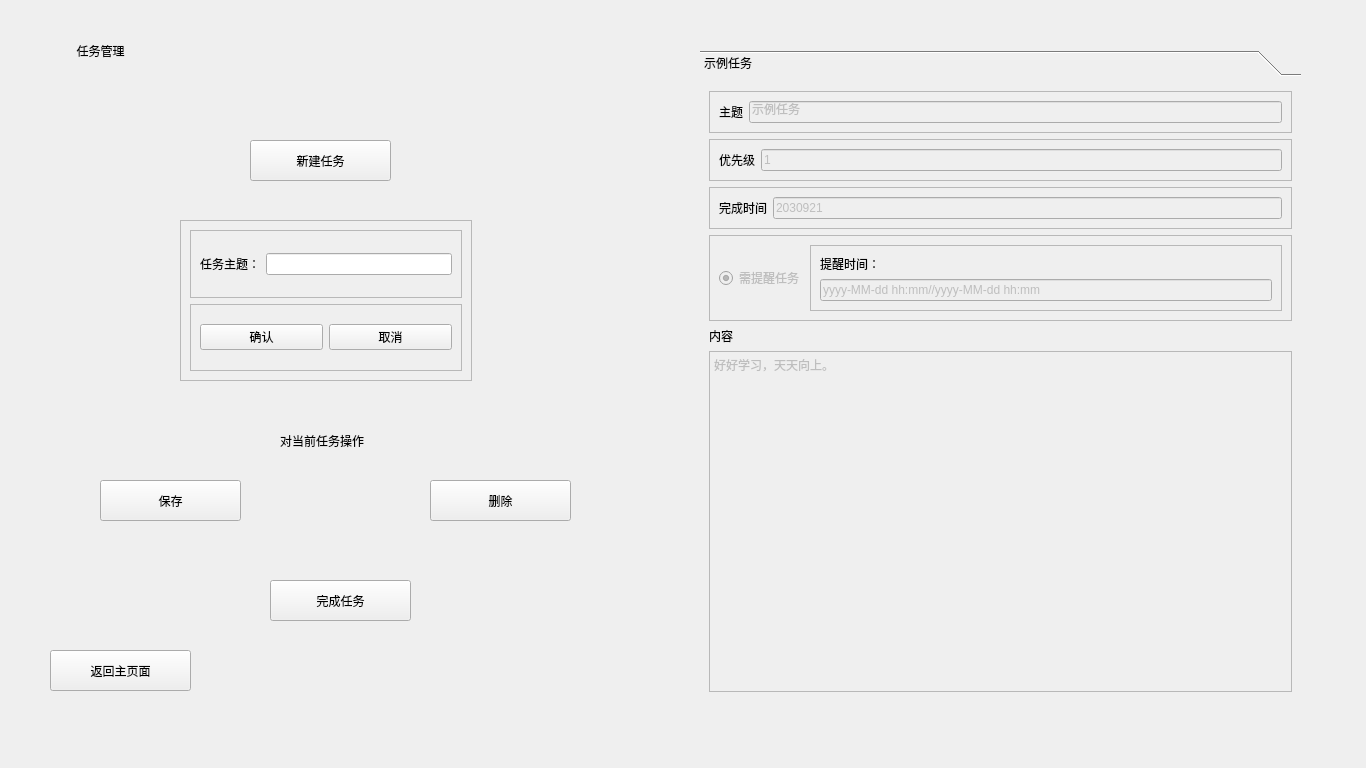
<?xml version="1.0" encoding="UTF-8"?>
<ui version="4.0">
 <class>AutoWindow</class>
 <widget class="QMainWindow" name="AutoWindow">
  <property name="enabled">
   <bool>true</bool>
  </property>
  <property name="geometry">
   <rect>
    <x>0</x>
    <y>0</y>
    <width>1366</width>
    <height>768</height>
   </rect>
  </property>
  <property name="windowTitle">
   <string>用户自定义</string>
  </property>
  <widget class="QWidget" name="centralwidget">
   <property name="styleSheet">
    <string notr="true">#centralwidget{

}</string>
   </property>
   <widget class="QToolBox" name="toolBox">
    <property name="geometry">
     <rect>
      <x>700</x>
      <y>50</y>
      <width>601</width>
      <height>651</height>
     </rect>
    </property>
    <property name="currentIndex">
     <number>0</number>
    </property>
    <widget class="QWidget" name="page">
     <property name="geometry">
      <rect>
       <x>0</x>
       <y>0</y>
       <width>601</width>
       <height>622</height>
      </rect>
     </property>
     <attribute name="label">
      <string>示例任务</string>
     </attribute>
     <layout class="QVBoxLayout" name="verticalLayout_3">
      <item>
       <widget class="QFrame" name="frame_8">
        <property name="frameShape">
         <enum>QFrame::StyledPanel</enum>
        </property>
        <property name="frameShadow">
         <enum>QFrame::Raised</enum>
        </property>
        <layout class="QHBoxLayout" name="horizontalLayout_5">
         <item>
          <widget class="QLabel" name="label_7">
           <property name="text">
            <string>主题</string>
           </property>
          </widget>
         </item>
         <item>
          <widget class="QLineEdit" name="lineEdit_5">
           <property name="enabled">
            <bool>false</bool>
           </property>
           <property name="text">
            <string>示例任务</string>
           </property>
          </widget>
         </item>
        </layout>
       </widget>
      </item>
      <item>
       <widget class="QFrame" name="frame_5">
        <property name="frameShape">
         <enum>QFrame::StyledPanel</enum>
        </property>
        <property name="frameShadow">
         <enum>QFrame::Raised</enum>
        </property>
        <layout class="QHBoxLayout" name="horizontalLayout_3">
         <item>
          <widget class="QLabel" name="label_6">
           <property name="text">
            <string>优先级</string>
           </property>
          </widget>
         </item>
         <item>
          <widget class="QLineEdit" name="lineEdit_2">
           <property name="enabled">
            <bool>false</bool>
           </property>
           <property name="text">
            <string>1</string>
           </property>
          </widget>
         </item>
        </layout>
       </widget>
      </item>
      <item>
       <widget class="QFrame" name="frame_6">
        <property name="frameShape">
         <enum>QFrame::StyledPanel</enum>
        </property>
        <property name="frameShadow">
         <enum>QFrame::Raised</enum>
        </property>
        <layout class="QHBoxLayout" name="horizontalLayout_4">
         <item>
          <widget class="QLabel" name="label_5">
           <property name="text">
            <string>完成时间</string>
           </property>
          </widget>
         </item>
         <item>
          <widget class="QLineEdit" name="lineEdit_3">
           <property name="enabled">
            <bool>false</bool>
           </property>
           <property name="text">
            <string>2030921</string>
           </property>
          </widget>
         </item>
        </layout>
       </widget>
      </item>
      <item>
       <widget class="QFrame" name="frame_7">
        <property name="frameShape">
         <enum>QFrame::StyledPanel</enum>
        </property>
        <property name="frameShadow">
         <enum>QFrame::Raised</enum>
        </property>
        <layout class="QHBoxLayout" name="horizontalLayout_6">
         <item>
          <widget class="QRadioButton" name="radioButton">
           <property name="enabled">
            <bool>false</bool>
           </property>
           <property name="text">
            <string>需提醒任务</string>
           </property>
           <property name="checked">
            <bool>true</bool>
           </property>
          </widget>
         </item>
         <item>
          <widget class="QFrame" name="frame_4">
           <property name="frameShape">
            <enum>QFrame::StyledPanel</enum>
           </property>
           <property name="frameShadow">
            <enum>QFrame::Raised</enum>
           </property>
           <layout class="QVBoxLayout" name="verticalLayout_2">
            <item>
             <widget class="QLabel" name="label_10">
              <property name="text">
               <string>提醒时间：</string>
              </property>
             </widget>
            </item>
            <item>
             <widget class="QLineEdit" name="lineEdit_4">
              <property name="enabled">
               <bool>false</bool>
              </property>
              <property name="text">
               <string>yyyy-MM-dd hh:mm//yyyy-MM-dd hh:mm</string>
              </property>
             </widget>
            </item>
           </layout>
          </widget>
         </item>
        </layout>
       </widget>
      </item>
      <item>
       <widget class="QLabel" name="label_4">
        <property name="text">
         <string>内容</string>
        </property>
       </widget>
      </item>
      <item>
       <widget class="QTextEdit" name="textEdit">
        <property name="enabled">
         <bool>false</bool>
        </property>
        <property name="html">
         <string>&lt;!DOCTYPE HTML PUBLIC &quot;-//W3C//DTD HTML 4.0//EN&quot; &quot;http://www.w3.org/TR/REC-html40/strict.dtd&quot;&gt;
&lt;html&gt;&lt;head&gt;&lt;meta name=&quot;qrichtext&quot; content=&quot;1&quot; /&gt;&lt;style type=&quot;text/css&quot;&gt;
p, li { white-space: pre-wrap; }
&lt;/style&gt;&lt;/head&gt;&lt;body style=&quot; font-family:'SimSun'; font-size:9pt; font-weight:400; font-style:normal;&quot;&gt;
&lt;p style=&quot; margin-top:0px; margin-bottom:0px; margin-left:0px; margin-right:0px; -qt-block-indent:0; text-indent:0px;&quot;&gt;好好学习，天天向上。&lt;/p&gt;
&lt;p style=&quot;-qt-paragraph-type:empty; margin-top:0px; margin-bottom:0px; margin-left:0px; margin-right:0px; -qt-block-indent:0; text-indent:0px;&quot;&gt;&lt;br /&gt;&lt;/p&gt;&lt;/body&gt;&lt;/html&gt;</string>
        </property>
       </widget>
      </item>
     </layout>
    </widget>
   </widget>
   <widget class="QFrame" name="frame">
    <property name="enabled">
     <bool>true</bool>
    </property>
    <property name="geometry">
     <rect>
      <x>180</x>
      <y>220</y>
      <width>292</width>
      <height>161</height>
     </rect>
    </property>
    <property name="frameShape">
     <enum>QFrame::StyledPanel</enum>
    </property>
    <property name="frameShadow">
     <enum>QFrame::Raised</enum>
    </property>
    <layout class="QVBoxLayout" name="verticalLayout">
     <item>
      <widget class="QFrame" name="frame_2">
       <property name="frameShape">
        <enum>QFrame::StyledPanel</enum>
       </property>
       <property name="frameShadow">
        <enum>QFrame::Raised</enum>
       </property>
       <layout class="QHBoxLayout" name="horizontalLayout">
        <item>
         <widget class="QLabel" name="label_2">
          <property name="text">
           <string>任务主题：</string>
          </property>
         </widget>
        </item>
        <item>
         <widget class="QLineEdit" name="lineEdit">
          <property name="enabled">
           <bool>true</bool>
          </property>
         </widget>
        </item>
       </layout>
      </widget>
     </item>
     <item>
      <widget class="QFrame" name="frame_3">
       <property name="frameShape">
        <enum>QFrame::StyledPanel</enum>
       </property>
       <property name="frameShadow">
        <enum>QFrame::Raised</enum>
       </property>
       <layout class="QHBoxLayout" name="horizontalLayout_2">
        <item>
         <widget class="QPushButton" name="btnsure">
          <property name="text">
           <string>确认</string>
          </property>
         </widget>
        </item>
        <item>
         <widget class="QPushButton" name="btnclose">
          <property name="text">
           <string>取消</string>
          </property>
         </widget>
        </item>
       </layout>
      </widget>
     </item>
    </layout>
   </widget>
   <widget class="QPushButton" name="btnnew">
    <property name="geometry">
     <rect>
      <x>250</x>
      <y>140</y>
      <width>141</width>
      <height>41</height>
     </rect>
    </property>
    <property name="text">
     <string>新建任务</string>
    </property>
   </widget>
   <widget class="QPushButton" name="btnsave">
    <property name="geometry">
     <rect>
      <x>100</x>
      <y>480</y>
      <width>141</width>
      <height>41</height>
     </rect>
    </property>
    <property name="text">
     <string>保存</string>
    </property>
   </widget>
   <widget class="QPushButton" name="btndel">
    <property name="geometry">
     <rect>
      <x>430</x>
      <y>480</y>
      <width>141</width>
      <height>41</height>
     </rect>
    </property>
    <property name="layoutDirection">
     <enum>Qt::LeftToRight</enum>
    </property>
    <property name="text">
     <string>删除</string>
    </property>
   </widget>
   <widget class="QLabel" name="label_3">
    <property name="geometry">
     <rect>
      <x>280</x>
      <y>420</y>
      <width>121</width>
      <height>41</height>
     </rect>
    </property>
    <property name="text">
     <string>对当前任务操作</string>
    </property>
   </widget>
   <widget class="QPushButton" name="btnReturn">
    <property name="geometry">
     <rect>
      <x>50</x>
      <y>650</y>
      <width>141</width>
      <height>41</height>
     </rect>
    </property>
    <property name="text">
     <string>返回主页面</string>
    </property>
   </widget>
   <widget class="QLabel" name="label">
    <property name="geometry">
     <rect>
      <x>10</x>
      <y>10</y>
      <width>181</width>
      <height>81</height>
     </rect>
    </property>
    <property name="styleSheet">
     <string notr="true">font: 18pt &quot;Microsoft YaHei UI&quot;;</string>
    </property>
    <property name="text">
     <string>任务管理</string>
    </property>
    <property name="textFormat">
     <enum>Qt::AutoText</enum>
    </property>
    <property name="alignment">
     <set>Qt::AlignCenter</set>
    </property>
   </widget>
   <widget class="QPushButton" name="btncheck">
    <property name="geometry">
     <rect>
      <x>270</x>
      <y>580</y>
      <width>141</width>
      <height>41</height>
     </rect>
    </property>
    <property name="text">
     <string>完成任务</string>
    </property>
   </widget>
  </widget>
 </widget>
 <resources/>
 <connections/>
</ui>
